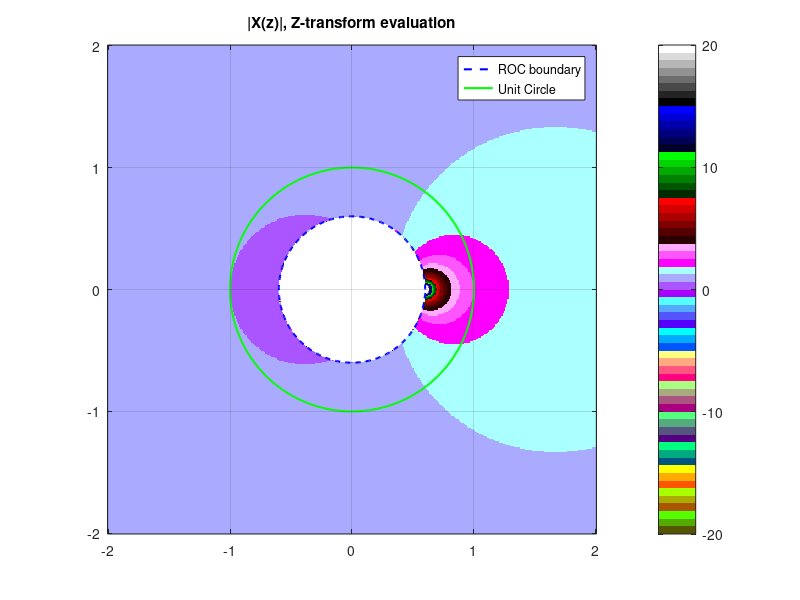

This chart was generated by the following MATLAB code:
a = 0.6;
n = 0:999;
x_n = a .^ n;

minimum = -2;
maximum = 2;
step_size = .01;
n_step = (maximum - minimum)/step_size + 1;
f = linspace(minimum,maximum,(n_step));
[x,y] = meshgrid(f,f);
z = x + 1i*y;
X = arrayfun(@(zval) sum(x_n .* (zval .^ -n)), z);
X(isnan(X(:))) = Inf;


% Plot the magnitude of the Z-Transform
zvals = linspace(-2, 2, n_step);
imagesc(zvals, zvals, abs(X));
axis xy; axis square; grid on;
title('|X(z)|, Z-transform evaluation');
colormap('colorcube');
colorbar;
caxis([-20 20]);

% Hold the current plot
hold on;

leg = {'ROC boundary','Unit Circle'}
% Plot the ROC boundary at |z| = a
theta = linspace(0, 2*pi, 360);
x_roc = a * cos(theta);
y_roc = a * sin(theta);
plot(x_roc, y_roc, 'b--', 'LineWidth', 1.5);

% Plot the unit circle |z| = 1
x_unit = cos(theta);
y_unit = sin(theta);
plot(x_unit, y_unit, 'g', 'LineWidth', 1.5);
legend(leg)
% Release the hold
hold off;
